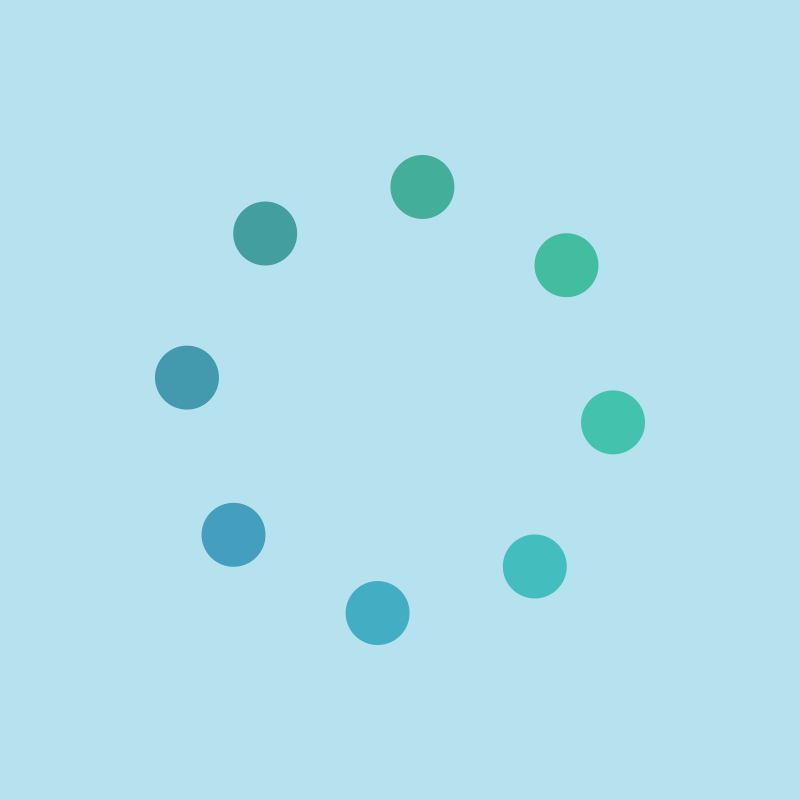
Frame 1 (no input)
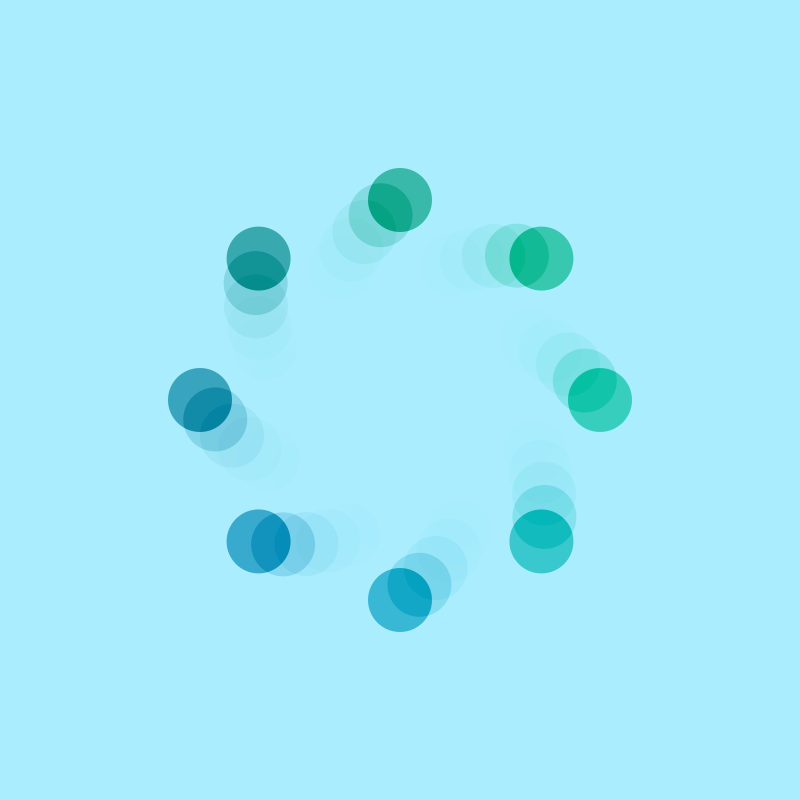
Frame 60 (the mouse pressed at the canvas centre just before this capture)
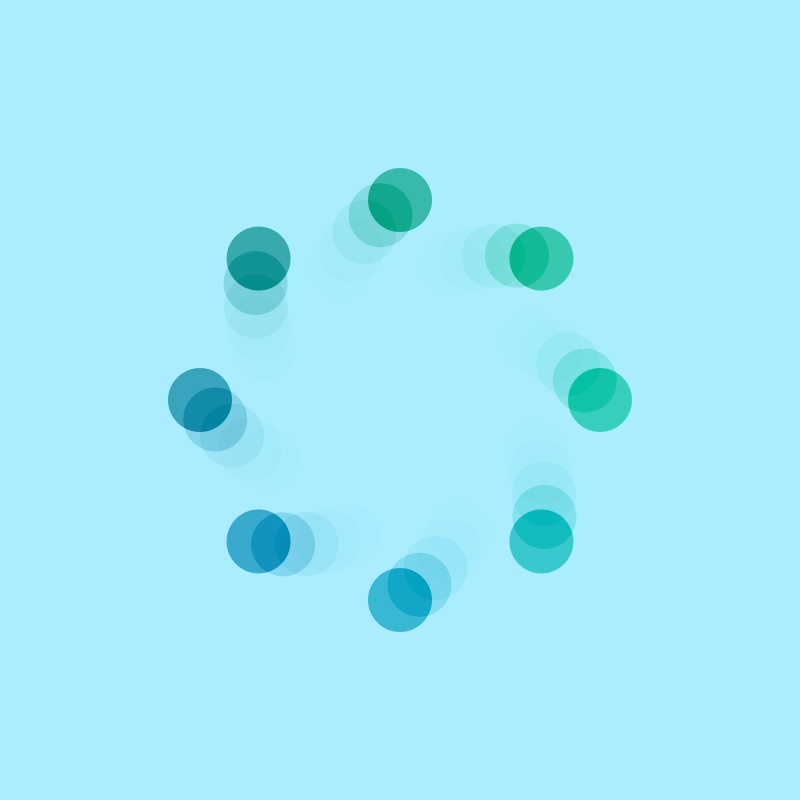
Frame 120 (the mouse held since frame 60 and released just before this capture)

The Processing sketch that drew these frames (run headless with seeded random() and noise(); from frame 60 on, the mouse is pressed at the canvas centre):

// Processing sketch: SpinningCircles
// ── SpinningCircles.pde
static final int DISK_NB = 8;
static final int DISK_DIAMETER = 64;
static final int MIN_RADIUS = 64, MAX_RADIUS = 200;
static final float ANGLE_STEP = TWO_PI / DISK_NB;

int[] maskArray;
static final int blendFactor = 85;
PImage previousFrame;

static final boolean bUseBlend = true;

void setup()
{
  size(800, 800);
//  frameRate(10);
  noFill();
  noStroke();

  if (bUseBlend)
  {
    maskArray = new int[width * height];
    java.util.Arrays.fill(maskArray, blendFactor);
  }
}

void draw()
{
  if (bUseBlend)
  {
    previousFrame = get();
    previousFrame.mask(maskArray);
  }

  background(#AAEEFF);
  drawCircles();

  if (bUseBlend)
  {
    blend(previousFrame, 0, 0, width, height, 0, 0, width, height, BLEND);
  }
}

void drawCircles()
{
  float step = (PI / (bUseBlend ? 30 : 180)) * frameCount;
  float radius = (MAX_RADIUS - MIN_RADIUS) * (1.0 + sin(step)) + MIN_RADIUS;
  float angle = 0;
  for (int i = 0; i < DISK_NB; i++)
  {
    angle += ANGLE_STEP;
    int cg = 128 + int(32 * (1.0 + cos(angle)));
    int cb = 128 + int(32 * (1.0 + sin(angle)));
    fill(color(0, cg, cb));
    float x = width / 2 + radius * cos(step + angle);
    float y = height / 2 + radius * sin(step + angle);
    ellipse(x, y, DISK_DIAMETER, DISK_DIAMETER);
  }
}
